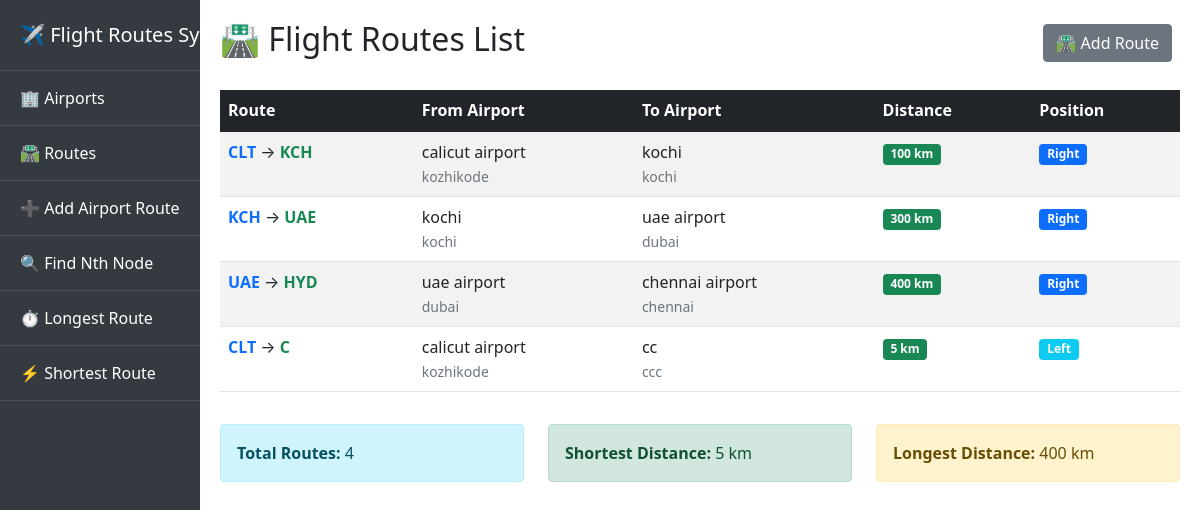
The app's page /routes/ with its own data.
### core/models.py (models this page shows, shortened)
class Route(models.Model):
    from_airport = models.ForeignKey(Airport,on_delete=models.CASCADE, related_name='outgoing_routes')
    to_airport = models.ForeignKey(Airport,on_delete=models.CASCADE, related_name='incoming_routes')
    distance = models.IntegerField(validators=[MinValueValidator(1)],help_text="distanc in km ")
    position = models.CharField(max_length=1,choices=DIRECTION_CHOICES,default='R')
    class Meta:
        unique_together = ['from_airport', 'to_airport']

class Airport(models.Model):
    code = models.CharField(max_length=3, unique=True, primary_key=True)
    name = models.CharField(max_length=100)
    city = models.CharField(max_length=100)
    country = models.CharField(max_length=100)

### core/views.py (the view)
# urls.py: path('routes/', views.route_list, name='route_list'),
def route_list(request):
    routes = Route.objects.all().select_related('from_airport', 'to_airport')
    return render(request, 'route_list.html', {'routes': routes})

### templates/route_list.html (shortened to what this page needs)
{% extends 'base.html' %}
{% block content %}
<div class="row">
    <div class="col-md-12">
        <div class="d-flex justify-content-between align-items-center mb-4">
            <h2>🛣️ Flight Routes List</h2>
            <div>
                <a href="{% url 'add_route' %}" class="btn btn-secondary me-2">🛣️ Add Route</a>
            </div>
        </div>
        {% if routes %}
            <div class="table-responsive">
                <table class="table table-striped table-hover">
                    <thead class="table-dark">
                        <tr>
                            <th>Route</th>
                            <th>From Airport</th>
                            <th>To Airport</th>
                            <th>Distance</th>
                            <th>Position</th>
                        </tr>
                    </thead>
                    <tbody>
                        {% for route in routes %}
                        <tr>
                            <td>
                                <strong class="text-primary">{{ route.from_airport.code }}</strong>
                                →
                                <strong class="text-success">{{ route.to_airport.code }}</strong>
                            </td>
                            <td>
                                {{ route.from_airport.name }} <br>
                                <small class="text-muted">{{ route.from_airport.city }}</small>
                            </td>
                            <td>
                                {{ route.to_airport.name }} <br>
                                <small class="text-muted">{{ route.to_airport.city }}</small>
                            </td>
                            <td>
                                <span class="badge {% if route.distance > 3000 %}bg-danger{% elif route.distance > 1500 %}bg-warning{% else %}bg-success{% endif %}">
                                    {{ route.distance }} km
                                </span>
                            </td>
                            <td>
                                <span class="badge {% if route.position == 'L' %}bg-info{% else %}bg-primary{% endif %}">
                                    {{ route.get_position_display }}
                                </span>
                            </td>
                        </tr>
                        {% endfor %}
                    </tbody>
                </table>
            </div>
            <div class="row mt-3">
                <div class="col-md-4">
                    <div class="alert alert-info">
                        <strong>Total Routes:</strong> {{ routes.count }}
                    </div>
                </div>
                <div class="col-md-4">
                    <div class="alert alert-success">
                        <strong>Shortest Distance:</strong>
                        {% with routes|dictsort:"distance" as sorted_routes %}
                            {% if sorted_routes %}
                                {{ sorted_routes.0.distance }} km
                            {% else %}
                                N/A
                            {% endif %}
                        {% endwith %}
                    </div>
                </div>
                <div class="col-md-4">
                    <div class="alert alert-warning">
                        <strong>Longest Distance:</strong>
                        {% with routes|dictsortreversed:"distance" as sorted_routes %}
                            {% if sorted_routes %}
                                {{ sorted_routes.0.distance }} km
                            {% else %}
                                N/A
                            {% endif %}
                        {% endwith %}
                    </div>
                </div>
            </div>
        {% endif %}
    </div>
</div>
{% endblock %}

### records on screen
Route: from_airport.code "CLT", to_airport.code "KCH", from_airport.name "calicut airport", from_airport.city "kozhikode", to_airport.name "kochi", to_airport.city "kochi", distance "100", position "Right"
Route: from_airport.code "KCH", to_airport.code "UAE", from_airport.name "kochi", from_airport.city "kochi", to_airport.name "uae airport", to_airport.city "dubai", distance "300", position "Right"
Route: from_airport.code "UAE", to_airport.code "HYD", from_airport.name "uae airport", from_airport.city "dubai", to_airport.name "chennai airport", to_airport.city "chennai", distance "400", position "Right"
Route: from_airport.code "CLT", to_airport.code "C", from_airport.name "calicut airport", from_airport.city "kozhikode", to_airport.name "cc", to_airport.city "ccc", distance "5", position "Left"

### other values on screen
{{ routes.count }} "4"
